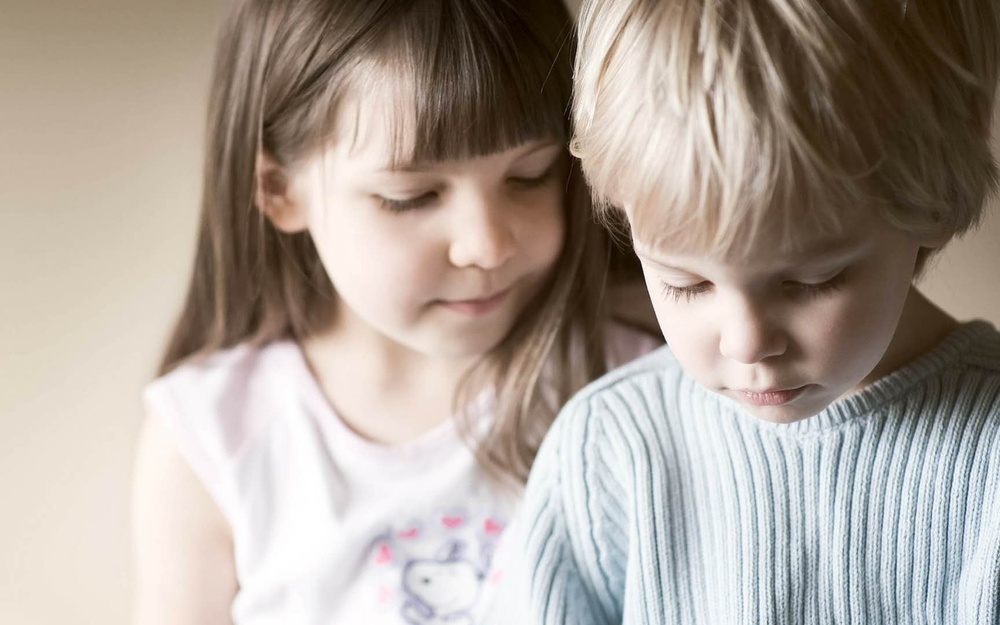
#> input picture start/TestImage/File/2.jpg, 1000 x 625 px, shrunk from 1728 x 1080 before the run
$ python OpenImage.py
#> lines starting #> are read from the running program, lines starting #| are printed output that depends on the picture
#!/usr/bin/python
# @Time     : 2019/3/2 14:06
# @Author   : linlianyu
# @File     : OpenImage.py
from PIL import Image
import os
# 切换工作目录
os.chdir('File/')
myImage = Image.open('2.jpg')
#> myImage is the input picture: PIL image 1000x625 RGB; mean R, G, B 172.3, 161.5, 152.5
# 打印包含照片宽高像素数的元组
print(myImage.size)
#| (1000, 625)
width, height = myImage.size
#> width = 1000; height = 625
# 将元组中的值赋给 width 和 height 变量
print('照片的长为 %s, 宽为 %s' % (width, height))
#| 照片的长为 1000, 宽为 625
# 打印文件名
print(myImage.filename)
#| 2.jpg
# 打印文件格式
print(myImage.format)
#| JPEG
# 另存
myImage.save('2.png')
image1 = Image.new('RGB', (20, 20), 'red')
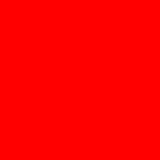
#> image1: PIL image 20x20 RGB (shown 8 times larger); mean R, G, B 255, 0, 0
image1.save('REDImage.jpg')
image2 = Image.new('RGBA', (200, 20))
#> image2: PIL image 200x20 RGBA; every value is 0
image2.save('TransparentImage.png')
